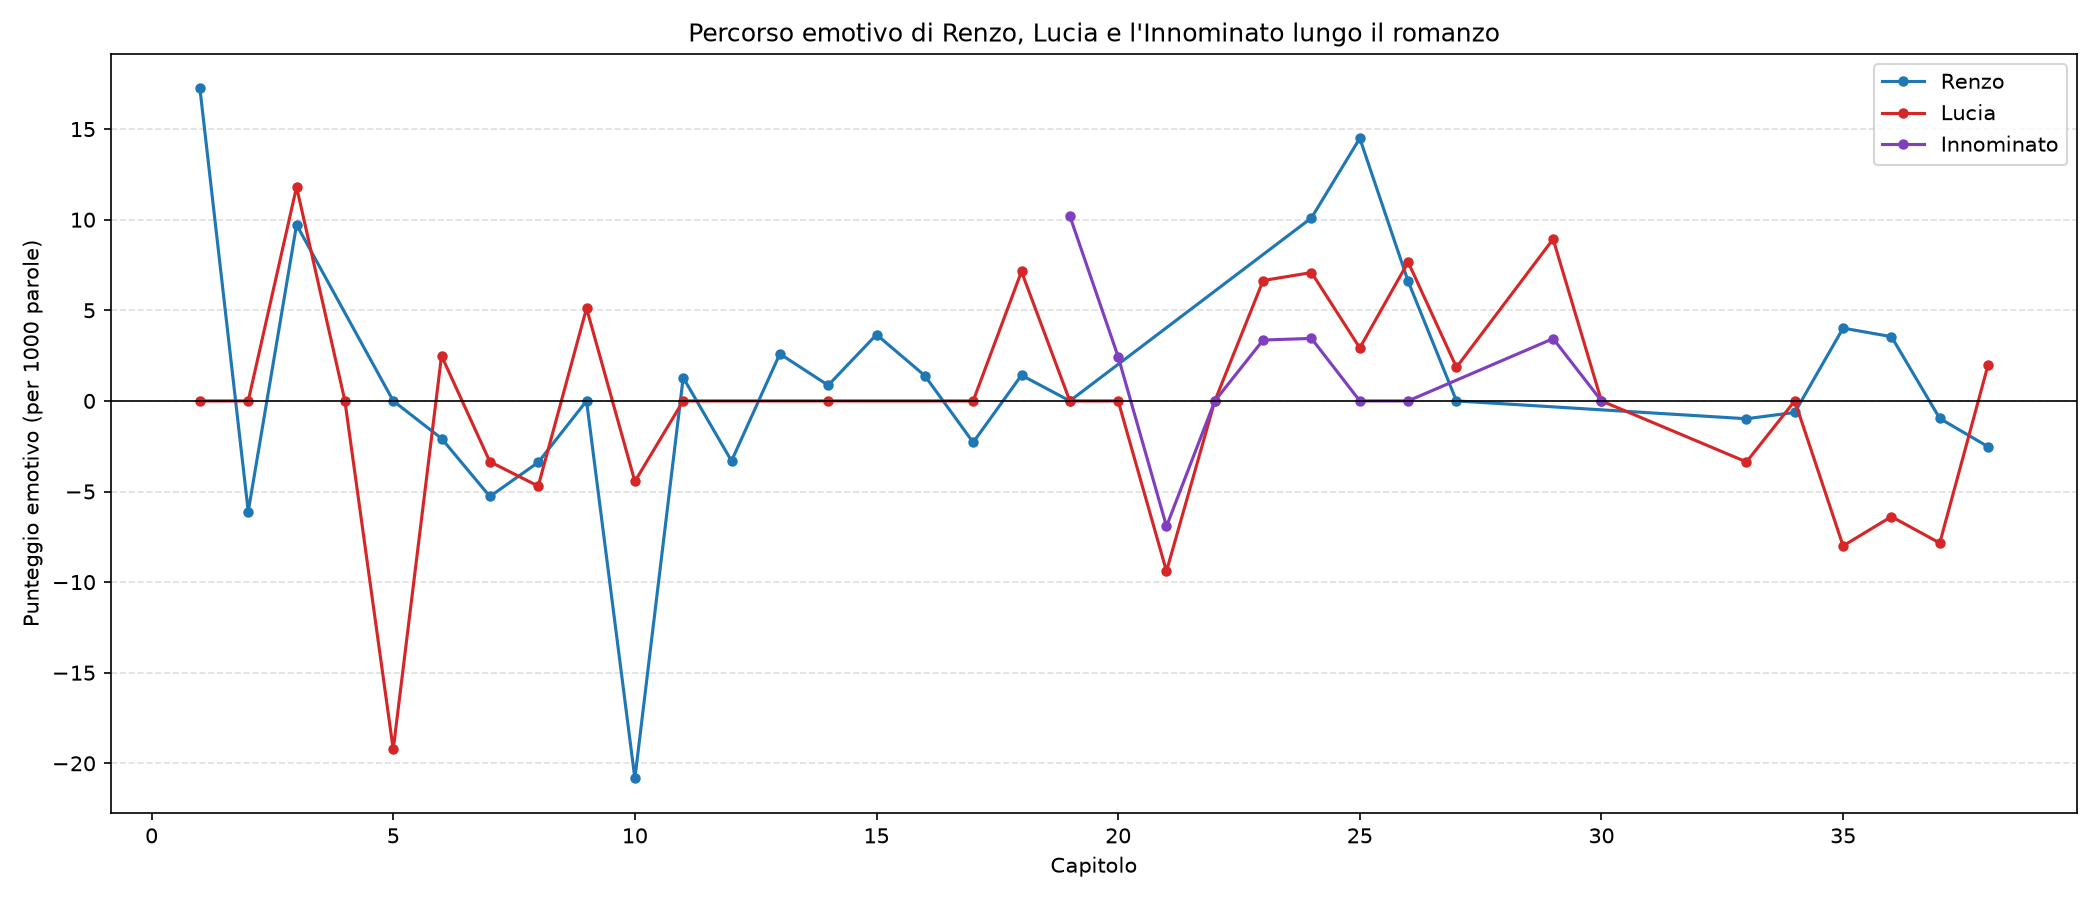

Reproduce this figure in Python.
# grafico_personaggi.py
# Crea un grafico a linee che confronta l'andamento emotivo di Renzo, Lucia
# e l'Innominato lungo i capitoli, usando i dati prodotti da
# confronto_personaggi.py.

import csv
import matplotlib.pyplot as plt
from collections import defaultdict


INPUT = "sentiment_personaggi.csv"
OUTPUT = "grafico_personaggi.png"

COLORI = {
    "Renzo": "#1f77b4",
    "Lucia": "#d62728",
    "Innominato": "#7f3fbf",
}


def leggi_dati(percorso):
    """Restituisce un dizionario {personaggio: [(capitolo, punteggio), ...]},
    includendo solo i capitoli in cui il personaggio compare (punteggio non vuoto)."""
    dati = defaultdict(list)
    with open(percorso, encoding="utf-8") as f:
        lettore = csv.DictReader(f)
        for riga in lettore:
            if riga["punteggio"] == "":
                continue  # personaggio assente in questo capitolo
            capitolo = int(riga["capitolo"])
            punteggio = float(riga["punteggio"])
            dati[riga["personaggio"]].append((capitolo, punteggio))
    return dati


def main():
    dati = leggi_dati(INPUT)

    plt.figure(figsize=(14, 6))

    for personaggio, punti in dati.items():
        punti_ordinati = sorted(punti)
        capitoli = [c for c, _ in punti_ordinati]
        punteggi = [p for _, p in punti_ordinati]
        plt.plot(
            capitoli, punteggi,
            marker="o", markersize=4, linewidth=1.5,
            label=personaggio, color=COLORI.get(personaggio),
        )

    plt.axhline(0, color="black", linewidth=0.8)
    plt.xlabel("Capitolo")
    plt.ylabel("Punteggio emotivo (per 1000 parole)")
    plt.title("Percorso emotivo di Renzo, Lucia e l'Innominato lungo il romanzo")
    plt.legend()
    plt.grid(axis="y", linestyle="--", alpha=0.4)
    plt.tight_layout()

    plt.savefig(OUTPUT, dpi=150)
    print(f"Grafico salvato in {OUTPUT}")


if __name__ == "__main__":
    main()
